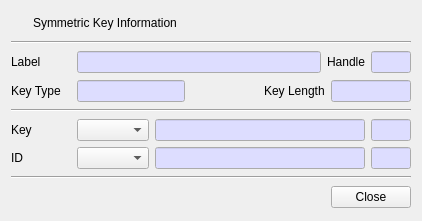
<?xml version="1.0" encoding="UTF-8"?>
<ui version="4.0">
 <class>SecretInfoDlg</class>
 <widget class="QDialog" name="SecretInfoDlg">
  <property name="geometry">
   <rect>
    <x>0</x>
    <y>0</y>
    <width>418</width>
    <height>221</height>
   </rect>
  </property>
  <property name="windowTitle">
   <string>Secret Key Information window</string>
  </property>
  <layout class="QVBoxLayout" name="verticalLayout">
   <item>
    <layout class="QGridLayout" name="gridLayout_5">
     <item row="0" column="1">
      <widget class="QLabel" name="label">
       <property name="text">
        <string>Symmetric Key Information</string>
       </property>
      </widget>
     </item>
     <item row="0" column="0">
      <widget class="QPushButton" name="pushButton">
       <property name="minimumSize">
        <size>
         <width>16</width>
         <height>0</height>
        </size>
       </property>
       <property name="maximumSize">
        <size>
         <width>16</width>
         <height>16777215</height>
        </size>
       </property>
       <property name="text">
        <string/>
       </property>
       <property name="icon">
        <iconset resource="cryptokiman.qrc">
         <normaloff>:/images/info.png</normaloff>:/images/info.png</iconset>
       </property>
       <property name="flat">
        <bool>true</bool>
       </property>
      </widget>
     </item>
    </layout>
   </item>
   <item>
    <widget class="Line" name="line_3">
     <property name="minimumSize">
      <size>
       <width>400</width>
       <height>0</height>
      </size>
     </property>
     <property name="orientation">
      <enum>Qt::Horizontal</enum>
     </property>
    </widget>
   </item>
   <item>
    <layout class="QGridLayout" name="gridLayout_2">
     <item row="0" column="0">
      <widget class="QLabel" name="label_2">
       <property name="minimumSize">
        <size>
         <width>60</width>
         <height>0</height>
        </size>
       </property>
       <property name="text">
        <string>Label</string>
       </property>
      </widget>
     </item>
     <item row="0" column="1">
      <widget class="QLineEdit" name="mLabelText">
       <property name="palette">
        <palette>
         <active>
          <colorrole role="Base">
           <brush brushstyle="SolidPattern">
            <color alpha="255">
             <red>221</red>
             <green>221</green>
             <blue>255</blue>
            </color>
           </brush>
          </colorrole>
         </active>
         <inactive>
          <colorrole role="Base">
           <brush brushstyle="SolidPattern">
            <color alpha="255">
             <red>221</red>
             <green>221</green>
             <blue>255</blue>
            </color>
           </brush>
          </colorrole>
         </inactive>
         <disabled/>
        </palette>
       </property>
       <property name="readOnly">
        <bool>true</bool>
       </property>
      </widget>
     </item>
     <item row="0" column="3">
      <widget class="QLineEdit" name="mHandleText">
       <property name="minimumSize">
        <size>
         <width>40</width>
         <height>0</height>
        </size>
       </property>
       <property name="maximumSize">
        <size>
         <width>40</width>
         <height>16777215</height>
        </size>
       </property>
       <property name="palette">
        <palette>
         <active>
          <colorrole role="Base">
           <brush brushstyle="SolidPattern">
            <color alpha="255">
             <red>221</red>
             <green>221</green>
             <blue>255</blue>
            </color>
           </brush>
          </colorrole>
         </active>
         <inactive>
          <colorrole role="Base">
           <brush brushstyle="SolidPattern">
            <color alpha="255">
             <red>221</red>
             <green>221</green>
             <blue>255</blue>
            </color>
           </brush>
          </colorrole>
         </inactive>
         <disabled/>
        </palette>
       </property>
       <property name="readOnly">
        <bool>true</bool>
       </property>
      </widget>
     </item>
     <item row="0" column="2">
      <widget class="QLabel" name="label_7">
       <property name="text">
        <string>Handle</string>
       </property>
      </widget>
     </item>
    </layout>
   </item>
   <item>
    <layout class="QGridLayout" name="gridLayout_3">
     <item row="0" column="4">
      <widget class="QLineEdit" name="mKeyLengthText">
       <property name="maximumSize">
        <size>
         <width>80</width>
         <height>16777215</height>
        </size>
       </property>
       <property name="palette">
        <palette>
         <active>
          <colorrole role="Base">
           <brush brushstyle="SolidPattern">
            <color alpha="255">
             <red>221</red>
             <green>221</green>
             <blue>255</blue>
            </color>
           </brush>
          </colorrole>
         </active>
         <inactive>
          <colorrole role="Base">
           <brush brushstyle="SolidPattern">
            <color alpha="255">
             <red>221</red>
             <green>221</green>
             <blue>255</blue>
            </color>
           </brush>
          </colorrole>
         </inactive>
         <disabled/>
        </palette>
       </property>
       <property name="readOnly">
        <bool>true</bool>
       </property>
      </widget>
     </item>
     <item row="0" column="3">
      <widget class="QLabel" name="label_4">
       <property name="text">
        <string>Key Length</string>
       </property>
      </widget>
     </item>
     <item row="0" column="0">
      <widget class="QLabel" name="label_3">
       <property name="minimumSize">
        <size>
         <width>60</width>
         <height>0</height>
        </size>
       </property>
       <property name="text">
        <string>Key Type</string>
       </property>
      </widget>
     </item>
     <item row="0" column="1">
      <widget class="QLineEdit" name="mKeyTypeText">
       <property name="palette">
        <palette>
         <active>
          <colorrole role="Base">
           <brush brushstyle="SolidPattern">
            <color alpha="255">
             <red>221</red>
             <green>221</green>
             <blue>255</blue>
            </color>
           </brush>
          </colorrole>
         </active>
         <inactive>
          <colorrole role="Base">
           <brush brushstyle="SolidPattern">
            <color alpha="255">
             <red>221</red>
             <green>221</green>
             <blue>255</blue>
            </color>
           </brush>
          </colorrole>
         </inactive>
         <disabled/>
        </palette>
       </property>
       <property name="readOnly">
        <bool>true</bool>
       </property>
      </widget>
     </item>
     <item row="0" column="2">
      <spacer name="horizontalSpacer_2">
       <property name="orientation">
        <enum>Qt::Horizontal</enum>
       </property>
       <property name="sizeHint" stdset="0">
        <size>
         <width>40</width>
         <height>20</height>
        </size>
       </property>
      </spacer>
     </item>
    </layout>
   </item>
   <item>
    <widget class="Line" name="line_2">
     <property name="orientation">
      <enum>Qt::Horizontal</enum>
     </property>
    </widget>
   </item>
   <item>
    <layout class="QGridLayout" name="gridLayout_4">
     <item row="0" column="2">
      <widget class="QLineEdit" name="mKeyText">
       <property name="palette">
        <palette>
         <active>
          <colorrole role="Base">
           <brush brushstyle="SolidPattern">
            <color alpha="255">
             <red>221</red>
             <green>221</green>
             <blue>255</blue>
            </color>
           </brush>
          </colorrole>
         </active>
         <inactive>
          <colorrole role="Base">
           <brush brushstyle="SolidPattern">
            <color alpha="255">
             <red>221</red>
             <green>221</green>
             <blue>255</blue>
            </color>
           </brush>
          </colorrole>
         </inactive>
         <disabled/>
        </palette>
       </property>
       <property name="readOnly">
        <bool>true</bool>
       </property>
      </widget>
     </item>
     <item row="0" column="0">
      <widget class="QLabel" name="label_5">
       <property name="minimumSize">
        <size>
         <width>60</width>
         <height>0</height>
        </size>
       </property>
       <property name="text">
        <string>Key</string>
       </property>
      </widget>
     </item>
     <item row="1" column="3">
      <widget class="QLineEdit" name="mIDLenText">
       <property name="maximumSize">
        <size>
         <width>40</width>
         <height>16777215</height>
        </size>
       </property>
       <property name="palette">
        <palette>
         <active>
          <colorrole role="Base">
           <brush brushstyle="SolidPattern">
            <color alpha="255">
             <red>221</red>
             <green>221</green>
             <blue>255</blue>
            </color>
           </brush>
          </colorrole>
         </active>
         <inactive>
          <colorrole role="Base">
           <brush brushstyle="SolidPattern">
            <color alpha="255">
             <red>221</red>
             <green>221</green>
             <blue>255</blue>
            </color>
           </brush>
          </colorrole>
         </inactive>
         <disabled/>
        </palette>
       </property>
       <property name="readOnly">
        <bool>true</bool>
       </property>
      </widget>
     </item>
     <item row="1" column="0">
      <widget class="QLabel" name="label_6">
       <property name="text">
        <string>ID</string>
       </property>
      </widget>
     </item>
     <item row="0" column="3">
      <widget class="QLineEdit" name="mKeyLenText">
       <property name="maximumSize">
        <size>
         <width>40</width>
         <height>16777215</height>
        </size>
       </property>
       <property name="palette">
        <palette>
         <active>
          <colorrole role="Base">
           <brush brushstyle="SolidPattern">
            <color alpha="255">
             <red>221</red>
             <green>221</green>
             <blue>255</blue>
            </color>
           </brush>
          </colorrole>
         </active>
         <inactive>
          <colorrole role="Base">
           <brush brushstyle="SolidPattern">
            <color alpha="255">
             <red>221</red>
             <green>221</green>
             <blue>255</blue>
            </color>
           </brush>
          </colorrole>
         </inactive>
         <disabled/>
        </palette>
       </property>
       <property name="readOnly">
        <bool>true</bool>
       </property>
      </widget>
     </item>
     <item row="1" column="2">
      <widget class="QLineEdit" name="mIDText">
       <property name="palette">
        <palette>
         <active>
          <colorrole role="Base">
           <brush brushstyle="SolidPattern">
            <color alpha="255">
             <red>221</red>
             <green>221</green>
             <blue>255</blue>
            </color>
           </brush>
          </colorrole>
         </active>
         <inactive>
          <colorrole role="Base">
           <brush brushstyle="SolidPattern">
            <color alpha="255">
             <red>221</red>
             <green>221</green>
             <blue>255</blue>
            </color>
           </brush>
          </colorrole>
         </inactive>
         <disabled/>
        </palette>
       </property>
       <property name="readOnly">
        <bool>true</bool>
       </property>
      </widget>
     </item>
     <item row="0" column="1">
      <widget class="QComboBox" name="mKeyTypeCombo"/>
     </item>
     <item row="1" column="1">
      <widget class="QComboBox" name="mIDTypeCombo"/>
     </item>
    </layout>
   </item>
   <item>
    <widget class="Line" name="line">
     <property name="orientation">
      <enum>Qt::Horizontal</enum>
     </property>
    </widget>
   </item>
   <item>
    <layout class="QGridLayout" name="gridLayout">
     <item row="0" column="1">
      <widget class="QPushButton" name="mCloseBtn">
       <property name="text">
        <string>Close</string>
       </property>
      </widget>
     </item>
     <item row="0" column="0">
      <spacer name="horizontalSpacer">
       <property name="orientation">
        <enum>Qt::Horizontal</enum>
       </property>
       <property name="sizeHint" stdset="0">
        <size>
         <width>40</width>
         <height>20</height>
        </size>
       </property>
      </spacer>
     </item>
    </layout>
   </item>
  </layout>
 </widget>
 <tabstops>
  <tabstop>pushButton</tabstop>
  <tabstop>mLabelText</tabstop>
  <tabstop>mHandleText</tabstop>
  <tabstop>mKeyTypeText</tabstop>
  <tabstop>mKeyLengthText</tabstop>
  <tabstop>mKeyTypeCombo</tabstop>
  <tabstop>mKeyText</tabstop>
  <tabstop>mKeyLenText</tabstop>
  <tabstop>mIDTypeCombo</tabstop>
  <tabstop>mIDText</tabstop>
  <tabstop>mIDLenText</tabstop>
  <tabstop>mCloseBtn</tabstop>
 </tabstops>
 <resources>
  <include location="cryptokiman.qrc"/>
 </resources>
 <connections/>
</ui>
